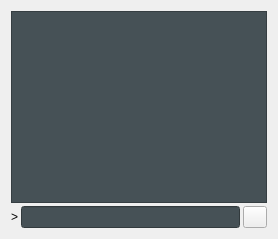
     <widget class="QWidget" name="tab_console">
      <attribute name="title">
       <string>&amp;Console</string>
      </attribute>
      <layout class="QVBoxLayout" name="verticalLayout_3">
       <property name="spacing">
        <number>3</number>
       </property>
       <item>
        <widget class="QTextEdit" name="messagesWidget">
         <property name="minimumSize">
          <size>
           <width>0</width>
           <height>100</height>
          </size>
         </property>
         <property name="styleSheet">
          <string notr="true">background-color:rgb(70, 81, 86);
color:rgb(211, 215, 207);</string>
         </property>
         <property name="readOnly">
          <bool>true</bool>
         </property>
         <property name="tabKeyNavigation" stdset="0">
          <bool>false</bool>
         </property>
         <property name="columnCount" stdset="0">
          <number>2</number>
         </property>
        </widget>
       </item>
       <item>
        <layout class="QHBoxLayout" name="horizontalLayout">
         <property name="spacing">
          <number>3</number>
         </property>
         <item>
          <widget class="QLabel" name="label">
           <property name="text">
            <string notr="true">&gt;</string>
           </property>
          </widget>
         </item>
         <item>
          <widget class="QLineEdit" name="lineEdit">
           <property name="styleSheet">
            <string notr="true">background-color:rgb(70, 81, 86);
color:rgb(211, 215, 207);</string>
           </property>
          </widget>
         </item>
         <item>
          <widget class="QPushButton" name="clearButton">
           <property name="maximumSize">
            <size>
             <width>24</width>
             <height>24</height>
            </size>
           </property>
           <property name="toolTip">
            <string>Clear console</string>
           </property>
           <property name="text">
            <string/>
           </property>
           <property name="icon">
            <iconset resource="../twins.qrc">
             <normaloff>:/icons/remove</normaloff>:/icons/remove</iconset>
           </property>
           <property name="shortcut">
            <string notr="true">Ctrl+L</string>
           </property>
           <property name="autoDefault">
            <bool>false</bool>
           </property>
          </widget>
         </item>
        </layout>
       </item>
      </layout>
     </widget>
